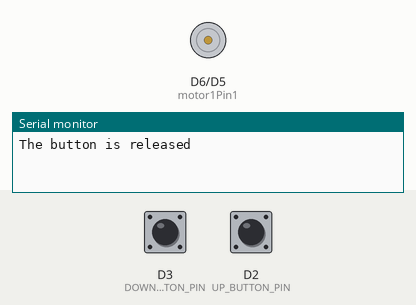
A sketch run on a simulated ESP8266 (NodeMCU). Shown: motor-driver pin pairs drawn as motors (green arrow = first pin HIGH = forward, orange = second pin HIGH = backward, longer = more drive, scaled by the enable pin), the last lines printed to the serial monitor. The test bench sets the inputs (shaded band); at power-on: D3 (DOWN_BUTTON_PIN) HIGH, D2 (UP_BUTTON_PIN) HIGH.

Above: at 1.2 s.
1.3 s: D3 (DOWN_BUTTON_PIN) pulled LOW for 0.15 s
At 1.38 s:
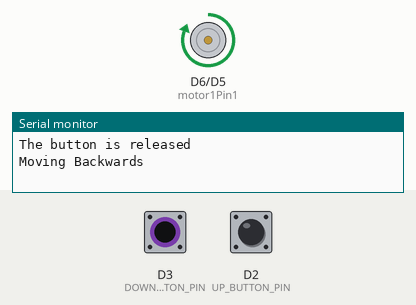
2.9 s: D2 (UP_BUTTON_PIN) pulled LOW for 0.15 s
At 2.98 s:
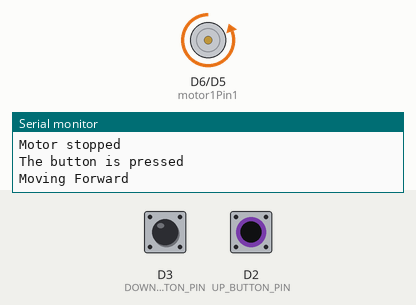
Timing chart, 0 to 5.9 s (numbered marks = the images above; inputs shaded):
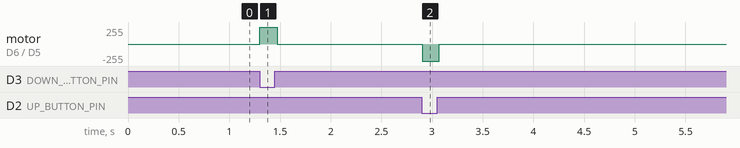

Measured:
- after the input at 1.3 s, motor on D6 (motor1Pin1) / D5 (motor1Pin2): stopped → forward 255/255 at once, → stopped 0.17 s later
- after the input at 2.9 s, motor on D6 (motor1Pin1) / D5 (motor1Pin2): stopped → backward 255/255 at once, → stopped 0.17 s later

The sketch:

elevetor.ino
```cpp
#define UP_BUTTON_PIN D2
#define DOWN_BUTTON_PIN D3

int motor1Pin1 = 12;
int motor1Pin2 = 14;
int enable1Pin = 13;

// Setting minimum duty cycle
int dutyCycle = 60; //60

int prev_button_state = LOW;  // The previous state from the input pin
int button_state;     // The current reading from the input pin
int prev_down_button_state = LOW;  // The previous state from the input pin
int down_button_state;     // The current reading from the input pin

void setup() {
  // Initialize the Serial to communicate with the Serial Monitor.
  // Serial.begin(9600);
  // Configure the ESP8266 pin as a pull-up input: HIGH when the button is open, LOW when pressed.
  pinMode(UP_BUTTON_PIN, INPUT_PULLUP);
  pinMode(DOWN_BUTTON_PIN, INPUT_PULLUP);

  pinMode(motor1Pin1, OUTPUT);
  pinMode(motor1Pin2, OUTPUT);
  pinMode(enable1Pin, OUTPUT);

  Serial.begin(115200);
}

void loop() {
  // read the state of the switch/button:
  button_state = digitalRead(UP_BUTTON_PIN);
  down_button_state = digitalRead(DOWN_BUTTON_PIN);

  //Apply power to spin at maximum speed
  digitalWrite(enable1Pin, HIGH);

  if (prev_button_state == HIGH && button_state == LOW){
    moveUpward();
  } else if (prev_down_button_state == HIGH && down_button_state == LOW){
     moveDownward();
  }else if (prev_button_state == LOW && button_state == HIGH)
    Serial.println("The button is released");

  // save the the last state
  prev_button_state = button_state;
  prev_down_button_state = down_button_state;
}

void moveUpward(){
  Serial.println("The button is pressed");
    // Move the DC motor forward at maximum speed
    Serial.println("Moving Forward");
    digitalWrite(motor1Pin1, LOW);
    digitalWrite(motor1Pin2, HIGH);
    delay(170);

    // Stop the DC motor
    Serial.println("Motor stopped");
    digitalWrite(motor1Pin1, LOW);
    digitalWrite(motor1Pin2, LOW);
    delay(1000);
}

void moveDownward(){
  // Move DC motor backwards at maximum speed
    Serial.println("Moving Backwards");
    digitalWrite(motor1Pin1, HIGH);
    digitalWrite(motor1Pin2, LOW);
    delay(170);

    // Stop the DC motor
    Serial.println("Motor stopped");
    digitalWrite(motor1Pin2, LOW);
    digitalWrite(motor1Pin1, LOW);
    delay(1000);
}
```
